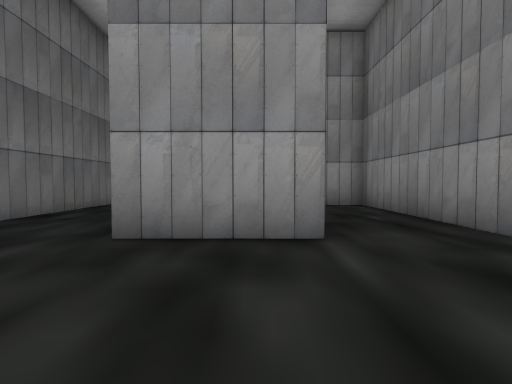
View 1 (above)

24 first-person views from a walk through a Unity game level. The camera is 1.4 m above the floor, tilts 2° down and sees 85° across. The floor is counted in squares, 2 m on a side. Each view is taken from the middle of a square. On the plan, view 1 faces up. The plan holds only what a view shows up to about 9 squares ahead; the rest is blank. The place goes on beyond the plan. The player is left out. Some animated figures are not drawn. Some surface patterns are stand-ins.

View 2
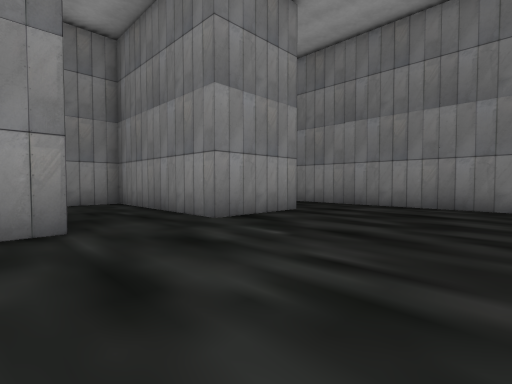

View 3
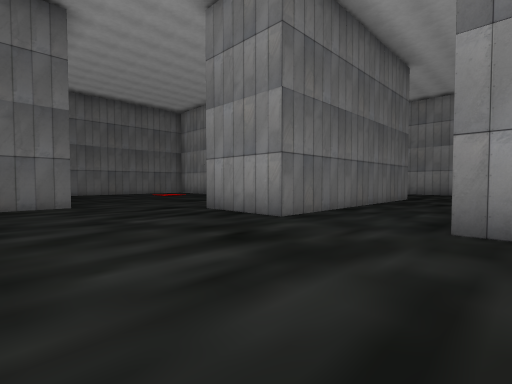

View 4
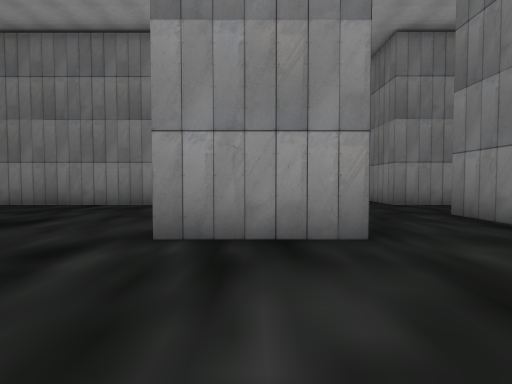

View 5
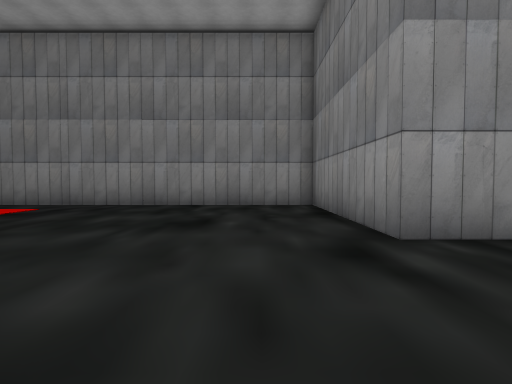

View 6
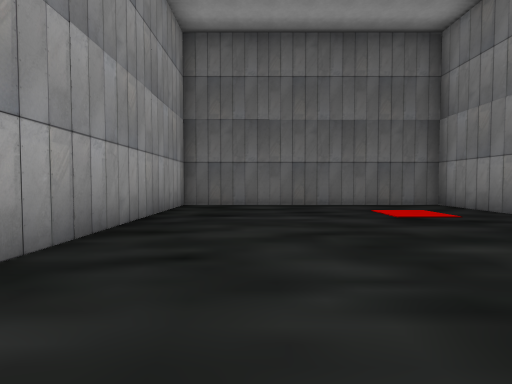

View 7
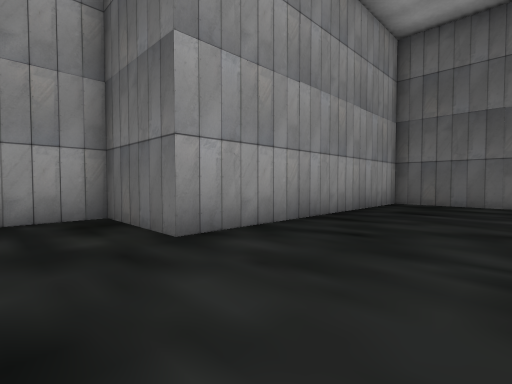

View 8
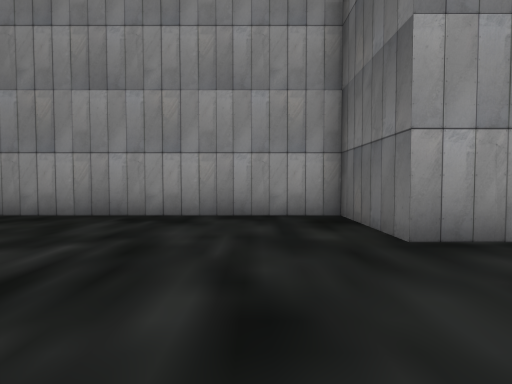

View 9
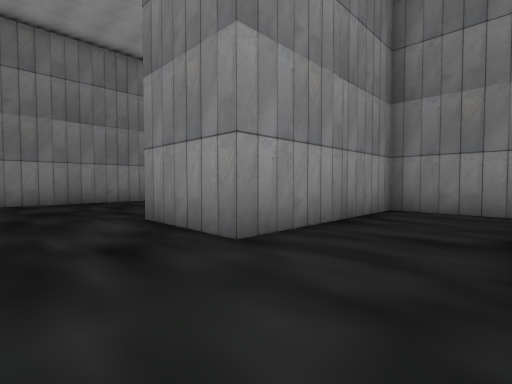

View 10
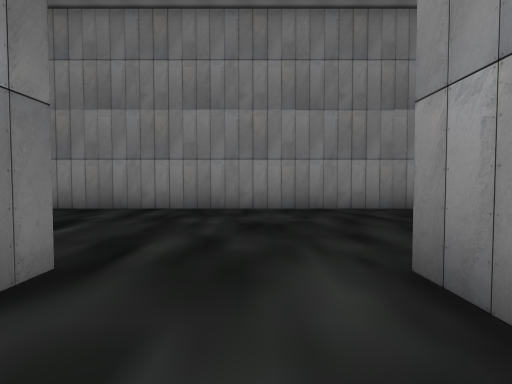

View 11
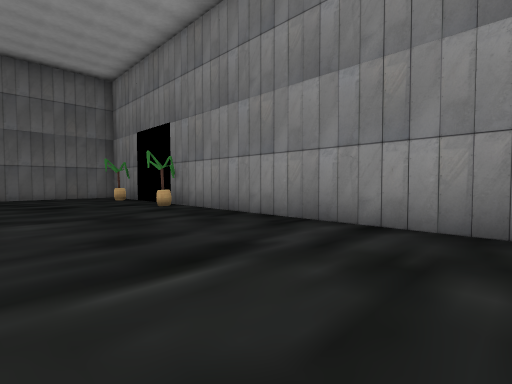

View 12
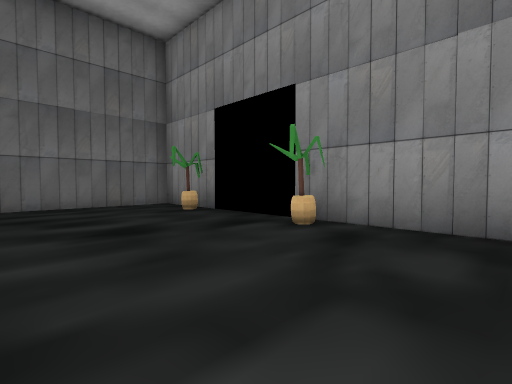

View 13
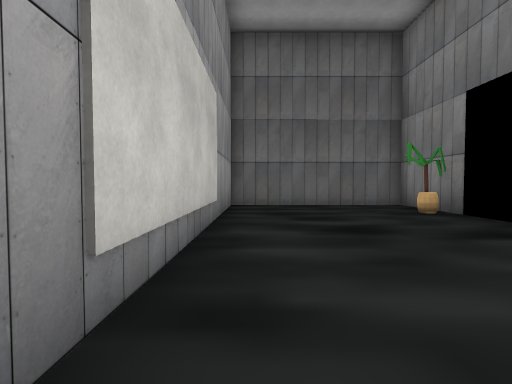

View 14
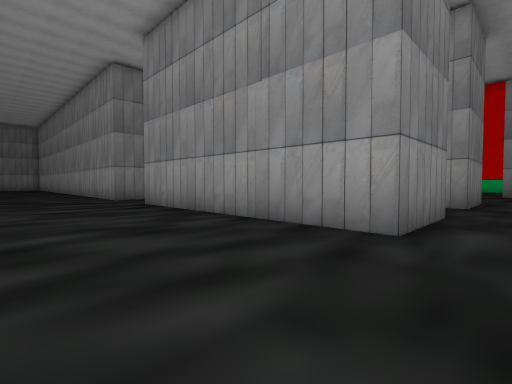

View 15
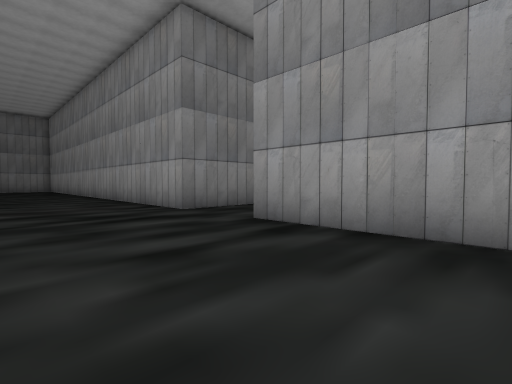

View 16
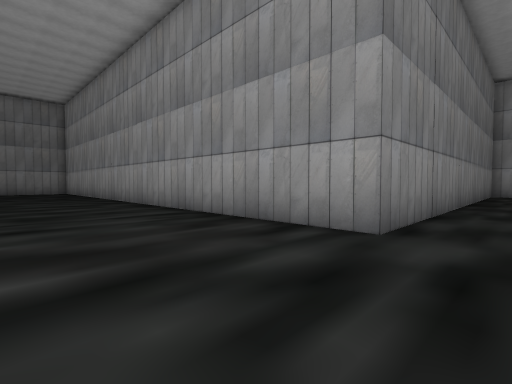

View 17
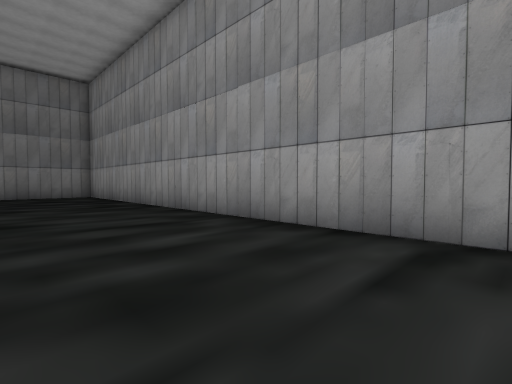

View 18
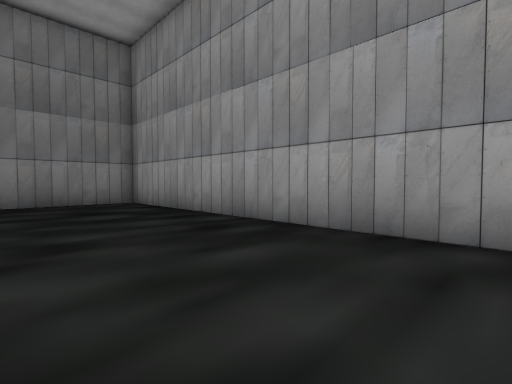

View 19
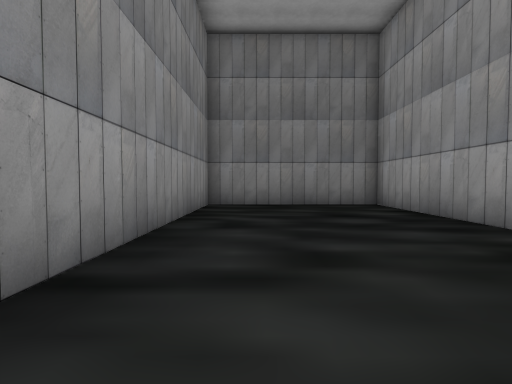

View 20
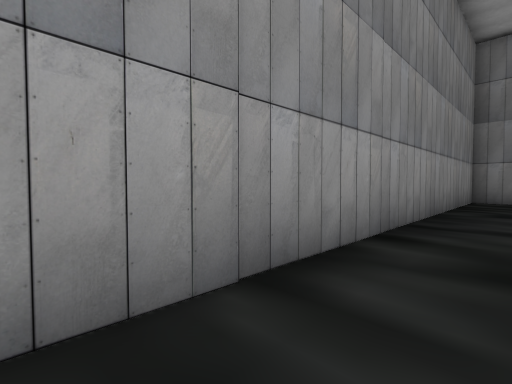

View 21
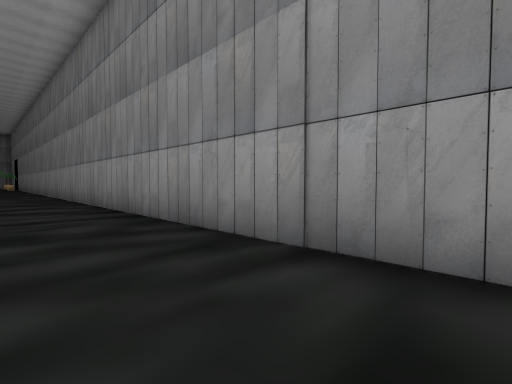

View 22
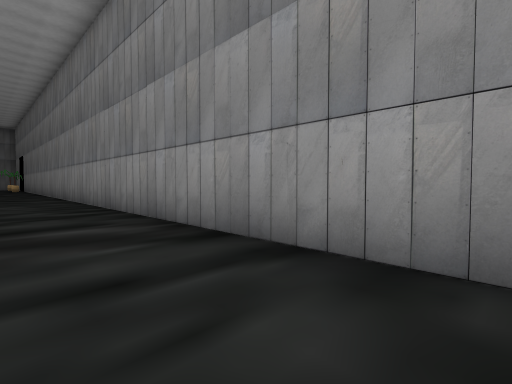

View 23
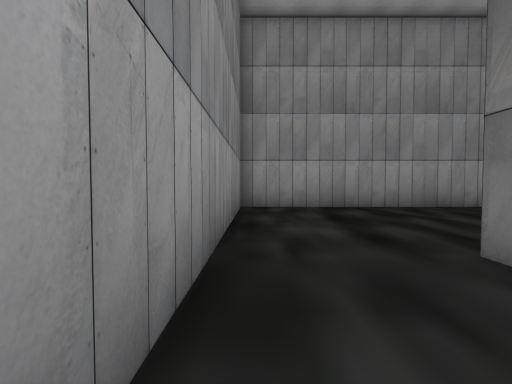

View 24
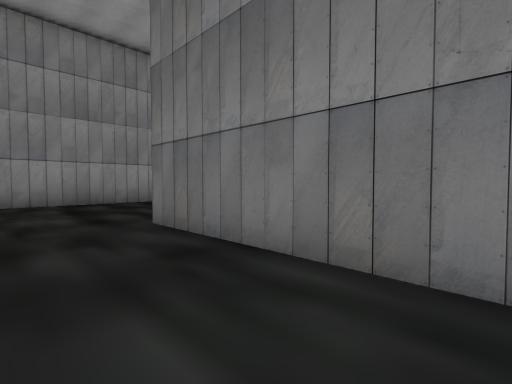

### Floor plan
Points are (right, up) in squares from view 1. A wall is a line through its corners. A room is listed if a view was taken in it or the views show most of it. See-through windows are left out.
Room 1 (views 1, 2, 3, 4, 5, 6, 7, 8, 9, 10, 11, 12, 13, 14, 15, 16, 17, 18, 19, 20, 21, 22, 23, 24)
walls: (0.9, 3.4) (-1.8, 3.4) (-1.8, 6) (-1.2, 6); (-4.6, 9) (-4.6, 3.4) (-7.2, 3.4) (-7.2, 8.6) (-17.6, 8.6) (-17.6, 0.8) (-9.8, 0.8) (-9.8, -1.8) (-2.6, -1.8); (-4.6, 11.2) (-4.6, 10.7); (5.9, 8) (5.9, 3.4) (3.3, 3.4) (3.3, 8.6) (-1.8, 8.6) (-1.8, 11.2) (5.9, 11.2); (1.2, 16.5) (-12.5, 16.5); (1.6, -1.8) (8.4, -1.8) (8.4, 11.2) (26.7, 11.2) (26.7, 16.5) (3.6, 16.5); (-14.9, 16.5) (-17.6, 16.5) (-17.6, 11.2) (-9.8, 11.2)
objects: other object (-15, 16); other object (-12, 16)

Where each view was taken, in squares from view 1:
view 1: 0 up, 0 right, facing up
view 2: 1 down, 0 right, facing up-right
view 3: 1 down, 1 left, facing up-left
view 4: 0 up, 6 left, facing up
view 5: 0 up, 9 left, facing up
view 6: 3 up, 9 left, facing left
view 7: 4 up, 8 left, facing down-left
view 8: 4 up, 8 left, facing down
view 9: 6 up, 4 left, facing up-right
view 10: 9 up, 3 left, facing up
view 11: 12 up, 4 left, facing up-left
view 12: 12 up, 9 left, facing up-left
view 13: 12 up, 9 left, facing left
view 14: 15 up, 3 left, facing down-right
view 15: 15 up, 2 right, facing down-right
view 16: 15 up, 7 right, facing down-right
view 17: 15 up, 12 right, facing down-right
view 18: 15 up, 17 right, facing down-right
view 19: 15 up, 18 right, facing right
view 20: 15 up, 15 right, facing up-right
view 21: 14 up, 18 right, facing up-left
view 22: 14 up, 14 right, facing up-left
view 23: 6 up, 8 right, facing down
view 24: 8 up, 8 right, facing down-left
